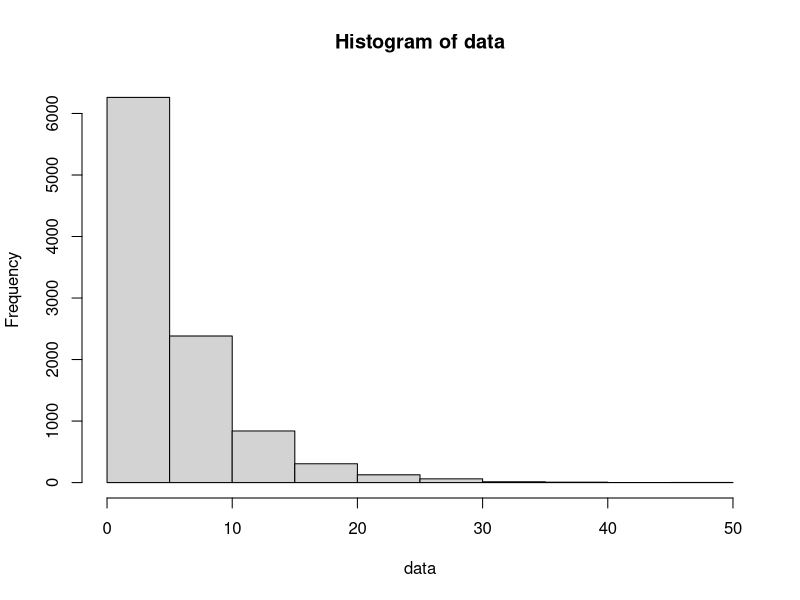
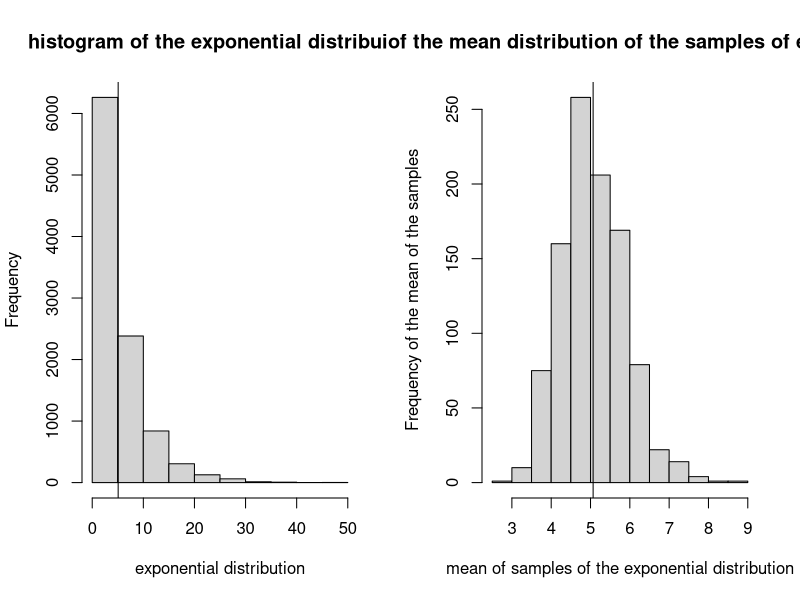
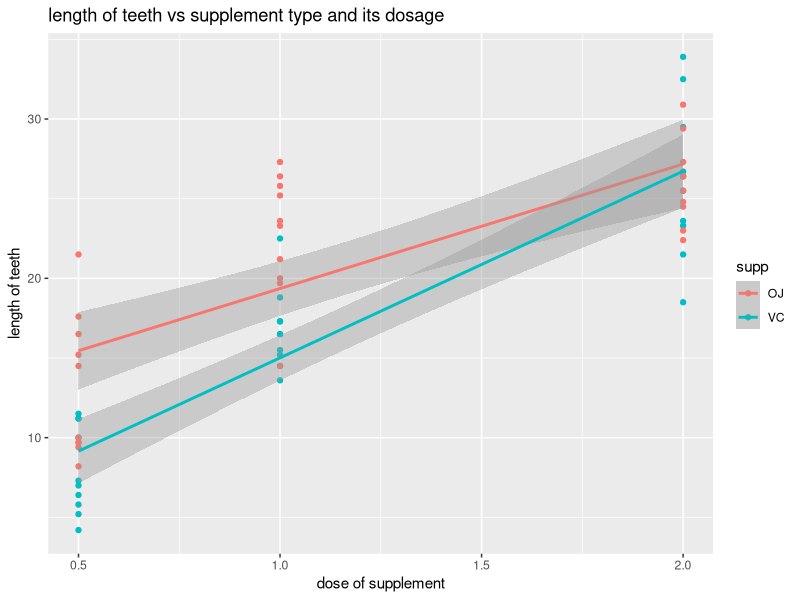

Here is the R script that generated these plots, in order:
## ---- chunk 1
#setting lambda = 0.2
data = rexp(10000, 0.2)
hist(data)
#mean and std dev of the data should be 1/lambda = 5 approx
mean_data = mean(data)
sd_data = sd(data)
var_data = var(data)
## ---- chunk 2
sample_data =  matrix(sample(data, size = 40*1000, replace = T), 40, 1000)
mean_distribution_data = colMeans(sample_data)
## ---- chunk 3
paste('mean of the population', mean_data, sep = '=')
paste('std dev of the population', sd_data, sep = '=')
paste('variance of the population', var_data, sep = '=')
#Theoritical values of the distribution averages according to CLT
paste('Threoritical mean of the population should be = mean_data', mean_data, sep = '=')
paste('Threoritical std dev of the population should be = sd_data/sqrt(40)', sd_data/sqrt(40), sep = '=')
paste('Threoritical variance of the population should be = var_data/40', var_data/40, sep = '=')
#Practival values of the distribution averages
paste('actual mean of the population', mean(mean_distribution_data), sep = '=')
paste('actual std dev of the population', sd(mean_distribution_data), sep = '=')
paste('actual variance of the population', var(mean_distribution_data), sep = '=')
## ---- chunk 4
par(mfcol = c(1,2))
hist(data, xlab = 'exponential distribution', ylab = 'Frequency',
     main = 'histogram of the exponential distribuion')
abline(v = mean(data))
hist(mean_distribution_data, xlab = 'mean of samples of the exponential distribution',
     ylab = 'Frequency of the mean of the samples',
     main = 'histogram of the mean distribution of the samples of exponential data')
abline(v = mean(mean_distribution_data))
## ---- chunk 5
library(datasets)
data("ToothGrowth")
library(ggplot2)
ggplot(data = ToothGrowth, aes(x = dose, y = len, color = supp))+
      geom_point()+
      geom_smooth(method = 'lm')+
      ylab('length of teeth')+
      xlab('dose of supplement')+
      ggtitle('length of teeth vs supplement type and its dosage')
## ---- chunk 6
summary(ToothGrowth)
#mean of the length of ToothGrowth is 18.81
summary(ToothGrowth[ToothGrowth$supp == 'VC',])
#mean of the length of ToothGrowth with supplement 'VC'is 16.96
summary(ToothGrowth[ToothGrowth$supp == 'OJ',])
#mean of the length of ToothGrowth with supplement 'OJ'is 20.66
## ---- chunk 7
t.test(ToothGrowth$len, data = ToothGrowth, paired = FALSE, conf.level = 0.95)$conf
